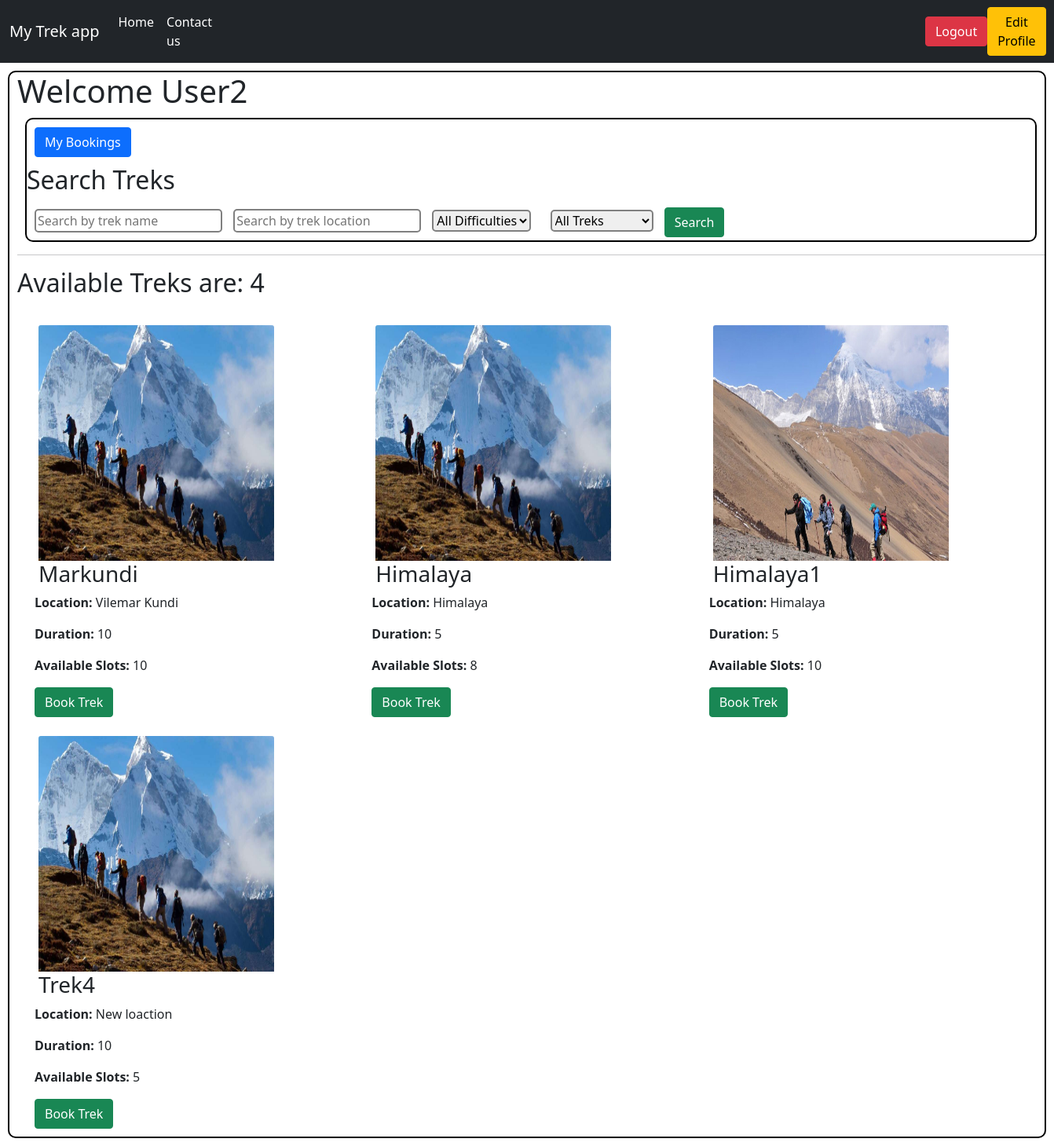
Screenshot of /user_dashboard (signed in) with the database file from the repository.
### models.py (models this page shows)
class Trek(db.Model):
    id = db.Column(db.Integer, primary_key=True)
    name = db.Column(db.String(100))
    location = db.Column(db.String(100))
    assigned_staff_id=staff_id=db.Column(db.Integer, db.ForeignKey('user.id'))
    available_slots=db.Column(db.Integer)
    difficulty = db.Column(db.String(50))
    duration = db.Column(db.Integer)
    status = db.Column(db.String(20),default='Open')
    start_date=db.Column(db.Date)
    end_date=db.Column(db.Date)
    image=db.Column(db.String(500))
    trek_details=db.Column(db.String(500))
    bookings = db.relationship(
        'Booking',
        backref='trek',
        lazy=True
    )
    assigned_staff_id = db.Column(
        db.Integer,
        db.ForeignKey('user.id'),
        nullable=True
    )

### app.py (the view)
@app.route('/user_dashboard')
def user_dashboard():
    if 'user_id' not in session:
        return redirect('/login')
    if session['role'] != 'user':
        return "Access Denied"
    treks = Trek.query.all()
    search = request.args.get('search', '')
    difficulty = request.args.get('difficulty', '')
    location = request.args.get('location','')
    availability = request.args.get('availability', '')
    query = Trek.query
    if search:
        query = query.filter(Trek.name.ilike(f'%{search}%'))
    if location:
        query = query.filter(Trek.location.ilike(f'%{location}%'))
    if difficulty:
        query = query.filter(Trek.difficulty == difficulty)
    if availability == 'available':
        query = query.filter(Trek.available_slots > 0)
    treks = query.all()
    return render_template('user_dashboard.html',treks=treks,name=session['user_name'])

### templates/user_dashboard.html (shortened to what this page needs)
<!DOCTYPE html>
<html>
<head>
    <link href="https://cdn.jsdelivr.net/npm/bootstrap@5.0.2/dist/css/bootstrap.min.css" rel="stylesheet">
</head>
<body>
    <nav class="navbar navbar-expand-lg navbar-light bg-dark" style="margin-right: auto;">
    <div class="container-fluid" style="margin-right: 20px;">
        <a class="navbar-brand" href="#" style="color: white;">My Trek app</a>
        <div class="collapse navbar-collapse" id="navbarNav" style="margin-right: 20px;">
        <ul class="navbar-nav">
            <li class="nav-item">
            <a class="nav-link active" aria-current="page" href="/" style="color: white;">Home</a>
            </li>
            <li class="nav-item">
            <a class="nav-link" href="#" style="color: white;">Contact us</a>
            </li>
        </ul>
        <a href="/logout" class="btn btn-danger" style="margin-left: 900px;">Logout</a>
        <a href="/edit_profile" class="btn btn-warning">Edit Profile</a>
    </div>
    </div>
  </nav>
<div style="margin: 10px; border-radius: 10px; border: 2px solid black; padding-left: 10px;">
<h1>Welcome {{ name }}</h1>
<div style="border: 2px solid black ;border-radius: 10px; margin: 10px;">
<a href="/my_bookings" class="btn btn-primary" style="margin: 10px;">My Bookings</a>
<h2>Search Treks</h2>
<form method="GET">
    <input style="border: 2px solid grey; border-radius: 5px; margin: 10px;"
        type="text"
        name="search"
        placeholder="Search by trek name"
        value="{{ request.args.get('search','') }}"
    >
    <input style="border: 2px solid grey; border-radius: 5px;"
        type="text"
        name="location"
        placeholder="Search by trek location"
        value="{{ request.args.get('location','') }}"
    >
    <select name="difficulty" style="border: 2px solid grey; border-radius: 5px;  margin: 10px;">
        <option value="">All Difficulties</option>
    </select>
    <select name="availability" style="border: 2px solid grey; border-radius: 5px; margin: 10px;">
        <option value="">
            All Treks
        </option>
    </select>
    <button type="submit" class="btn btn-success">
        Search
    </button>
</form>
</div>
<hr>
<h2>Available Treks are: {{ treks|length }}</h2>
<div class="row row-cols-3 row-cols-md-3 g-4"style="margin: 10px;">
{% if treks %}
    {% for trek in treks %}
        <div>
            <img src="{{ url_for('static', filename=trek.image) }}" class="card-img-top" alt="This is a trek" style="height: 300px; width: 300px; margin-left: 5px;">
            <h3 style="margin-left: 5px;">{{ trek.name }}</h3>
            <p>
                <strong>Location:</strong>
                {{ trek.location }}
            </p>
            <p>
                <strong>Duration:</strong>
                {{ trek.duration }}
            </p>
            <p>
                <strong>Available Slots:</strong>
                {{ trek.available_slots }}
            </p>
            <a href="/book_trek/{{ trek.id }}" class="btn btn-success"> Book Trek </a>
        </div>
    {% endfor %}
{% else %}
    <h3>No Treks Available</h3>
{% endif %}
</div>
</div>
</body>
</html>
</body>
</html>

### rows the page displays
Trek: image (picture), name "Markundi", location "Vilemar Kundi", duration "10", available_slots "10"
Trek: image (picture), name "Himalaya", location "Himalaya", duration "5", available_slots "8"
Trek: image (picture), name "Himalaya1", location "Himalaya", duration "5", available_slots "10"
Trek: image (picture), name "Trek4", location "New loaction", duration "10", available_slots "5"

### other values shown
{{ name }} "User2"
{{ treks|length }} "4"
